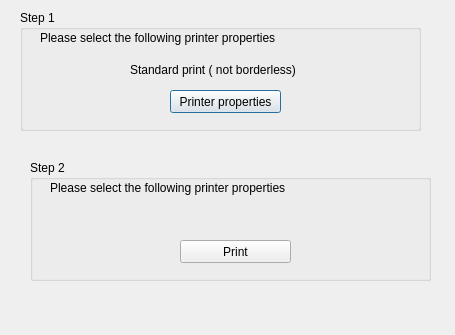
<?xml version="1.0" encoding="UTF-8"?>
<ui version="4.0">
 <class>PmPrintSeamAuto1</class>
 <widget class="QDialog" name="PmPrintSeamAuto1">
  <property name="geometry">
   <rect>
    <x>0</x>
    <y>0</y>
    <width>455</width>
    <height>335</height>
   </rect>
  </property>
  <property name="windowTitle">
   <string>PmPrintSeamAuto1</string>
  </property>
  <widget class="QGroupBox" name="groupBox">
   <property name="geometry">
    <rect>
     <x>20</x>
     <y>10</y>
     <width>401</width>
     <height>121</height>
    </rect>
   </property>
   <property name="title">
    <string>Step 1</string>
   </property>
   <widget class="QLabel" name="label">
    <property name="geometry">
     <rect>
      <x>20</x>
      <y>20</y>
      <width>291</width>
      <height>16</height>
     </rect>
    </property>
    <property name="text">
     <string>Please select the following printer properties</string>
    </property>
   </widget>
   <widget class="QLabel" name="label_2">
    <property name="geometry">
     <rect>
      <x>110</x>
      <y>50</y>
      <width>201</width>
      <height>20</height>
     </rect>
    </property>
    <property name="text">
     <string>Standard print ( not borderless)</string>
    </property>
   </widget>
   <widget class="QPushButton" name="btnPrintProps">
    <property name="geometry">
     <rect>
      <x>150</x>
      <y>80</y>
      <width>111</width>
      <height>23</height>
     </rect>
    </property>
    <property name="text">
     <string>Printer properties</string>
    </property>
   </widget>
  </widget>
  <widget class="QGroupBox" name="groupBox_2">
   <property name="geometry">
    <rect>
     <x>30</x>
     <y>160</y>
     <width>401</width>
     <height>121</height>
    </rect>
   </property>
   <property name="title">
    <string>Step 2</string>
   </property>
   <widget class="QLabel" name="label_3">
    <property name="geometry">
     <rect>
      <x>20</x>
      <y>20</y>
      <width>291</width>
      <height>16</height>
     </rect>
    </property>
    <property name="text">
     <string>Please select the following printer properties</string>
    </property>
   </widget>
   <widget class="QPushButton" name="btnPrint">
    <property name="geometry">
     <rect>
      <x>150</x>
      <y>80</y>
      <width>111</width>
      <height>23</height>
     </rect>
    </property>
    <property name="text">
     <string>Print</string>
    </property>
   </widget>
  </widget>
 </widget>
 <layoutdefault spacing="6" margin="11"/>
 <resources/>
 <connections/>
</ui>
